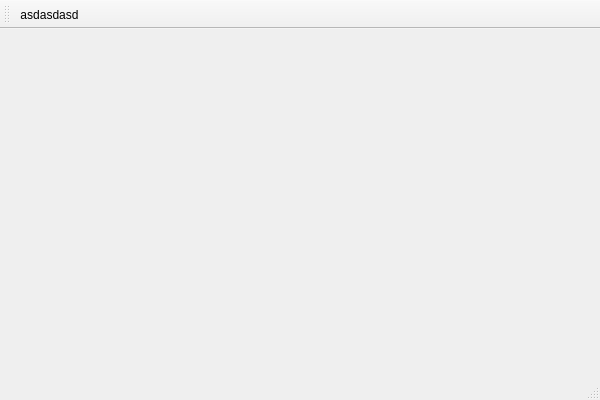
<?xml version="1.0" encoding="UTF-8"?>
<ui version="4.0">
 <class>MainWindow</class>
 <widget class="QMainWindow" name="MainWindow">
  <property name="geometry">
   <rect>
    <x>0</x>
    <y>0</y>
    <width>600</width>
    <height>400</height>
   </rect>
  </property>
  <property name="windowTitle">
   <string>MainWindow</string>
  </property>
  <widget class="QWidget" name="centralWidget"/>
  <widget class="QToolBar" name="mainToolBar">
   <attribute name="toolBarArea">
    <enum>TopToolBarArea</enum>
   </attribute>
   <attribute name="toolBarBreak">
    <bool>false</bool>
   </attribute>
   <addaction name="actionAsdasdasd"/>
  </widget>
  <widget class="QStatusBar" name="statusBar"/>
  <action name="actionAsdasdasd">
   <property name="text">
    <string>asdasdasd</string>
   </property>
  </action>
 </widget>
 <layoutdefault spacing="6" margin="11"/>
 <resources/>
 <connections/>
</ui>
